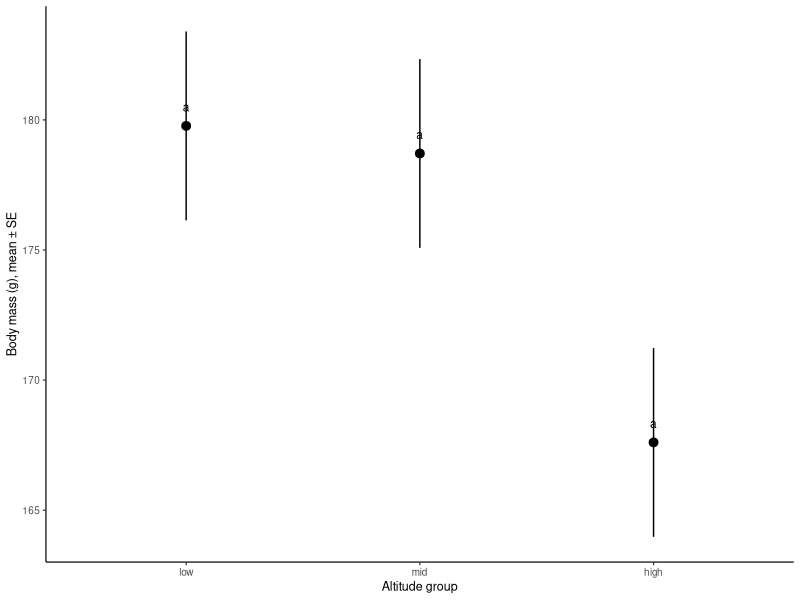

R code for this plot:
# ============================================================
# bioR · 多组比较与方差分析：ANOVA 与事后检验
# All example code for ch12, auto-assembled from tools/examples/.
# Regenerate: node tools/build-chapter-scripts.mjs
# Data: copy assets/data/ into your project before running.
# ============================================================

# ---- ch12-ex-01.R ----
library(readr); library(dplyr)
pika <- read_csv(here::here("assets/data/pika_physiology.csv"),
                 show_col_types = FALSE)
pika$altitude_group <- factor(pika$altitude_group,
                              levels = c("low", "mid", "high"))
m1 <- aov(body_mass_g ~ altitude_group, data = pika)
summary(m1)

# ---- ch12-ex-02.R ----
library(readr); library(dplyr)
pika <- read_csv(here::here("assets/data/pika_physiology.csv"),
                 show_col_types = FALSE)
pika$altitude_group <- factor(pika$altitude_group,
                              levels = c("low", "mid", "high"))
m2 <- aov(body_mass_g ~ altitude_group * sex, data = pika)
summary(m2)

# ---- ch12-ex-03.R ----
library(readr); library(dplyr); suppressPackageStartupMessages(library(car))
pika <- read_csv(here::here("assets/data/pika_physiology.csv"),
                 show_col_types = FALSE)
pika$altitude_group <- factor(pika$altitude_group,
                              levels = c("low", "mid", "high"))
c(levene = round(leveneTest(body_mass_g ~ altitude_group, data = pika)$`Pr(>F)`[1], 3),
  kruskal = round(kruskal.test(body_mass_g ~ altitude_group, data = pika)$p.value, 3))

# ---- ch12-ex-04.R ----
library(readr); library(dplyr)
pika <- read_csv(here::here("assets/data/pika_physiology.csv"),
                 show_col_types = FALSE)
pika$altitude_group <- factor(pika$altitude_group,
                              levels = c("low", "mid", "high"))
m1 <- aov(body_mass_g ~ altitude_group, data = pika)
round(TukeyHSD(m1)$altitude_group[, "p adj"], 3)

# ---- ch12-ex-05.R ----
library(readr); library(dplyr); library(ggplot2)
suppressPackageStartupMessages({library(emmeans); library(multcomp)})
pika <- read_csv(here::here("assets/data/pika_physiology.csv"),
                 show_col_types = FALSE)
pika$altitude_group <- factor(pika$altitude_group,
                              levels = c("low", "mid", "high"))
m1 <- aov(body_mass_g ~ altitude_group, data = pika)
m2 <- aov(body_mass_g ~ altitude_group * sex, data = pika)
tab <- as.data.frame(summary(m2)[[1]])
stats_anova <- tibble(
  term = rownames(tab),
  df = tab$Df,
  sum_sq = round(tab$`Sum Sq`, 1),
  mean_sq = round(tab$`Mean Sq`, 1),
  f_value = round(tab$`F value`, 2),
  p_value = round(tab$`Pr(>F)`, 4))
dir.create(here::here("data"), showWarnings = FALSE)
write_csv(stats_anova, here::here("data/stats_anova.csv"))
cl <- suppressMessages(cld(emmeans(m1, ~ altitude_group),
                           Letters = letters, adjust = "tukey"))
letters_df <- as.data.frame(cl)[, c("altitude_group", "emmean", "SE", ".group")]
letters_df$.group <- trimws(letters_df$.group)
letters_df
p <- ggplot(letters_df, aes(altitude_group, emmean)) +
  geom_pointrange(aes(ymin = emmean - SE, ymax = emmean + SE)) +
  geom_text(aes(label = .group), vjust = -1.6, size = 3) +
  labs(x = "Altitude group", y = "Body mass (g), mean ± SE") +
  theme_classic(base_size = 9)
dir.create(here::here("figures"), showWarnings = FALSE)
ggsave(here::here("figures/fig_anova_letters.svg"), p,
       width = 89, height = 55, units = "mm")
file.exists(here::here(c("data/stats_anova.csv", "figures/fig_anova_letters.svg")))
